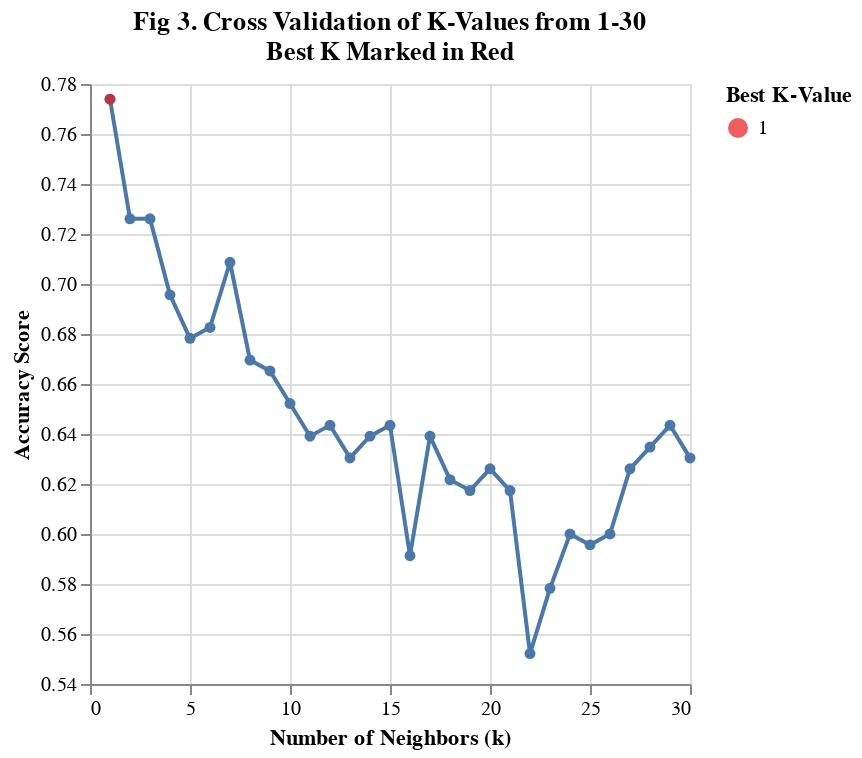

Here is the notebook cell this chart was saved with:
### Code cell
# plot the point with the best k-value
k_point = alt.Chart(cv_results.sort_values(by='rank_test_score').head(1).reset_index()).mark_point(filled = True).encode(
    x = alt.X('param_kneighborsclassifier__n_neighbors'),
    y = alt.Y('mean_test_score'),
    color = alt.Color('param_kneighborsclassifier__n_neighbors:N',title='Best K-Value').scale(scheme="set1")
)

# plot the cross-validation plot of all k values
cross_val_plot= alt.Chart(cv_results).mark_line(point=True).encode(
    x=alt.X("param_kneighborsclassifier__n_neighbors")
        .title('Number of Neighbors (k)'),
    y=alt.Y('mean_test_score')
        .title('Accuracy Score')
        .scale(zero=False)
).properties(title=['Fig 3. Cross Validation of K-Values from 1-30','Best K Marked in Red'])

cross_val_plot + k_point

### Figure 1 — Vega-Lite specification as saved in the notebook (floating-point values rounded to 4 significant figures)
{"config": {"view": {"continuousWidth": 300, "continuousHeight": 300}}, "layer": [{"data": {"name": "data-acdac33637668314ade18deec51f80af"}, "mark": {"type": "line", "point": true}, "encoding": {"x": {"field": "param_kneighborsclassifier__n_neighbors", "title": "Number of Neighbors (k)", "type": "quantitative"}, "y": {"field": "mean_test_score", "scale": {"zero": false}, "title": "Accuracy Score", "type": "quantitative"}}, "title": ["Fig 3. Cross Validation of K-Values from 1-30", "Best K Marked in Red"]}, {"data": {"name": "data-ac2657c9e555f0dd3549e2372c915f4a"}, "mark": {"type": "point", "filled": true}, "encoding": {"color": {"field": "param_kneighborsclassifier__n_neighbors", "scale": {"scheme": "set1"}, "title": "Best K-Value", "type": "nominal"}, "x": {"field": "param_kneighborsclassifier__n_neighbors", "type": "quantitative"}, "y": {"field": "mean_test_score", "type": "quantitative"}}}], "$schema": "https://vega.github.io/schema/vega-lite/v5.20.1.json", "datasets": {"data-acdac33637668314ade18deec51f80af": [{"mean_fit_time": 0.007578, "std_fit_time": 0.005373, "mean_score_time": 0.00532, "std_score_time": 0.0002732, "param_kneighborsclassifier__n_neighbors": 1, "params": {"kneighborsclassifier__n_neighbors": 1}, "split0_test_score": 0.8696, "split1_test_score": 0.8043, "split2_test_score": 0.7391, "split3_test_score": 0.7174, "split4_test_score": 0.7391, "mean_test_score": 0.7739, "std_test_score": 0.05602, "rank_test_score": 1, "split0_train_score": 0.875, "split1_train_score": 0.8913, "split2_train_score": 0.913, "split3_train_score": 0.8967, "split4_train_score": 0.9185, "mean_train_score": 0.8989, "std_train_score": 0.0156}, {"mean_fit_time": 0.004474, "std_fit_time": 6.401e-05, "mean_score_time": 0.00513, "std_score_time": 2.975e-05, "param_kneighborsclassifier__n_neighbors": 2, "params": {"kneighborsclassifier__n_neighbors": 2}, "split0_test_score": 0.7391, "split1_test_score": 0.7609, "split2_test_score": 0.6739, "split3_test_score": 0.7174, "split4_test_score": 0.7391, "mean_test_score": 0.7261, "std_test_score": 0.02949, "rank_test_score": 3, "split0_train_score": 0.7663, "split1_train_score": 0.7989, "split2_train_score": 0.837, "split3_train_score": 0.8207, "split4_train_score": 0.837, "mean_train_score": 0.812, "std_train_score": 0.02676}, {"mean_fit_time": 0.004407, "std_fit_time": 6.148e-05, "mean_score_time": 0.005139, "std_score_time": 1.895e-05, "param_kneighborsclassifier__n_neighbors": 3, "params": {"kneighborsclassifier__n_neighbors": 3}, "split0_test_score": 0.8043, "split1_test_score": 0.7174, "split2_test_score": 0.6957, "split3_test_score": 0.7609, "split4_test_score": 0.6522, "mean_test_score": 0.7261, "std_test_score": 0.05253, "rank_test_score": 2, "split0_train_score": 0.7826, "split1_train_score": 0.8261, "split2_train_score": 0.8533, "split3_train_score": 0.8261, "split4_train_score": 0.8424, "mean_train_score": 0.8261, "std_train_score": 0.02406}, {"mean_fit_time": 0.004411, "std_fit_time": 6.411e-05, "mean_score_time": 0.005141, "std_score_time": 3.428e-05, "param_kneighborsclassifier__n_neighbors": 4, "params": {"kneighborsclassifier__n_neighbors": 4}, "split0_test_score": 0.8043, "split1_test_score": 0.6739, "split2_test_score": 0.587, "split3_test_score": 0.6957, "split4_test_score": 0.7174, "mean_test_score": 0.6957, "std_test_score": 0.07011, "rank_test_score": 5, "split0_train_score": 0.7554, "split1_train_score": 0.7826, "split2_train_score": 0.788, "split3_train_score": 0.7609, "split4_train_score": 0.7826, "mean_train_score": 0.7739, "std_train_score": 0.01313}, {"mean_fit_time": 0.004411, "std_fit_time": 7.328e-05, "mean_score_time": 0.005126, "std_score_time": 1.422e-05, "param_kneighborsclassifier__n_neighbors": 5, "params": {"kneighborsclassifier__n_neighbors": 5}, "split0_test_score": 0.8043, "split1_test_score": 0.6739, "split2_test_score": 0.5652, "split3_test_score": 0.6739, "split4_test_score": 0.6739, "mean_test_score": 0.6783, "std_test_score": 0.07581, "rank_test_score": 7, "split0_train_score": 0.75, "split1_train_score": 0.7772, "split2_train_score": 0.7717, "split3_train_score": 0.75, "split4_train_score": 0.7717, "mean_train_score": 0.7641, "std_train_score": 0.01171}, {"mean_fit_time": 0.005048, "std_fit_time": 0.001129, "mean_score_time": 0.005132, "std_score_time": 1.181e-05, "param_kneighborsclassifier__n_neighbors": 6, "params": {"kneighborsclassifier__n_neighbors": 6}, "split0_test_score": 0.7826, "split1_test_score": 0.6957, "split2_test_score": 0.587, "split3_test_score": 0.6739, "split4_test_score": 0.6739, "mean_test_score": 0.6826, "std_test_score": 0.0624, "rank_test_score": 6, "split0_train_score": 0.7228, "split1_train_score": 0.712, "split2_train_score": 0.788, "split3_train_score": 0.7283, "split4_train_score": 0.7391, "mean_train_score": 0.738, "std_train_score": 0.02649}, {"mean_fit_time": 0.004393, "std_fit_time": 5.758e-05, "mean_score_time": 0.00515, "std_score_time": 8.005e-06, "param_kneighborsclassifier__n_neighbors": 7, "params": {"kneighborsclassifier__n_neighbors": 7}, "split0_test_score": 0.8478, "split1_test_score": 0.7174, "split2_test_score": 0.6087, "split3_test_score": 0.6957, "split4_test_score": 0.6739, "mean_test_score": 0.7087, "std_test_score": 0.0785, "rank_test_score": 4, "split0_train_score": 0.7337, "split1_train_score": 0.7391, "split2_train_score": 0.7826, "split3_train_score": 0.7446, "split4_train_score": 0.7446, "mean_train_score": 0.7489, "std_train_score": 0.01732}, {"mean_fit_time": 0.004401, "std_fit_time": 4.987e-05, "mean_score_time": 0.005159, "std_score_time": 3.104e-05, "param_kneighborsclassifier__n_neighbors": 8, "params": {"kneighborsclassifier__n_neighbors": 8}, "split0_test_score": 0.7609, "split1_test_score": 0.6522, "split2_test_score": 0.587, "split3_test_score": 0.6739, "split4_test_score": 0.6739, "mean_test_score": 0.6696, "std_test_score": 0.05568, "rank_test_score": 8, "split0_train_score": 0.7065, "split1_train_score": 0.712, "split2_train_score": 0.7391, "split3_train_score": 0.7283, "split4_train_score": 0.6957, "mean_train_score": 0.7163, "std_train_score": 0.01552}, {"mean_fit_time": 0.004401, "std_fit_time": 6.017e-05, "mean_score_time": 0.005147, "std_score_time": 1.713e-05, "param_kneighborsclassifier__n_neighbors": 9, "params": {"kneighborsclassifier__n_neighbors": 9}, "split0_test_score": 0.7609, "split1_test_score": 0.6522, "split2_test_score": 0.587, "split3_test_score": 0.6957, "split4_test_score": 0.6304, "mean_test_score": 0.6652, "std_test_score": 0.0593, "rank_test_score": 9, "split0_train_score": 0.7011, "split1_train_score": 0.6848, "split2_train_score": 0.7446, "split3_train_score": 0.7446, "split4_train_score": 0.712, "mean_train_score": 0.7174, "std_train_score": 0.02381}, {"mean_fit_time": 0.004442, "std_fit_time": 9.875e-05, "mean_score_time": 0.005159, "std_score_time": 2.956e-05, "param_kneighborsclassifier__n_neighbors": 10, "params": {"kneighborsclassifier__n_neighbors": 10}, "split0_test_score": 0.7174, "split1_test_score": 0.6739, "split2_test_score": 0.587, "split3_test_score": 0.6739, "split4_test_score": 0.6087, "mean_test_score": 0.6522, "std_test_score": 0.04763, "rank_test_score": 10, "split0_train_score": 0.6848, "split1_train_score": 0.7011, "split2_train_score": 0.7283, "split3_train_score": 0.6902, "split4_train_score": 0.6739, "mean_train_score": 0.6957, "std_train_score": 0.01851}, {"mean_fit_time": 0.004387, "std_fit_time": 7.33e-05, "mean_score_time": 0.005155, "std_score_time": 2.58e-05, "param_kneighborsclassifier__n_neighbors": 11, "params": {"kneighborsclassifier__n_neighbors": 11}, "split0_test_score": 0.6957, "split1_test_score": 0.6739, "split2_test_score": 0.587, "split3_test_score": 0.6304, "split4_test_score": 0.6087, "mean_test_score": 0.6391, "std_test_score": 0.04032, "rank_test_score": 14, "split0_train_score": 0.6685, "split1_train_score": 0.6793, "split2_train_score": 0.712, "split3_train_score": 0.7011, "split4_train_score": 0.6957, "mean_train_score": 0.6913, "std_train_score": 0.01552}, {"mean_fit_time": 0.004376, "std_fit_time": 6.001e-05, "mean_score_time": 0.005166, "std_score_time": 2.578e-05, "param_kneighborsclassifier__n_neighbors": 12, "params": {"kneighborsclassifier__n_neighbors": 12}, "split0_test_score": 0.7174, "split1_test_score": 0.6739, "split2_test_score": 0.5652, "split3_test_score": 0.6304, "split4_test_score": 0.6304, "mean_test_score": 0.6435, "std_test_score": 0.0507, "rank_test_score": 11, "split0_train_score": 0.663, "split1_train_score": 0.6467, "split2_train_score": 0.7065, "split3_train_score": 0.712, "split4_train_score": 0.7174, "mean_train_score": 0.6891, "std_train_score": 0.02863}, {"mean_fit_time": 0.004348, "std_fit_time": 1.758e-05, "mean_score_time": 0.009062, "std_score_time": 0.007839, "param_kneighborsclassifier__n_neighbors": 13, "params": {"kneighborsclassifier__n_neighbors": 13}, "split0_test_score": 0.7174, "split1_test_score": 0.6304, "split2_test_score": 0.5435, "split3_test_score": 0.6304, "split4_test_score": 0.6304, "mean_test_score": 0.6304, "std_test_score": 0.055, "rank_test_score": 18, "split0_train_score": 0.6685, "split1_train_score": 0.6359, "split2_train_score": 0.6685, "split3_train_score": 0.712, "split4_train_score": 0.7283, "mean_train_score": 0.6826, "std_train_score": 0.03325}, {"mean_fit_time": 0.004445, "std_fit_time": 0.0001026, "mean_score_time": 0.005236, "std_score_time": 0.0001334, "param_kneighborsclassifier__n_neighbors": 14, "params": {"kneighborsclassifier__n_neighbors": 14}, "split0_test_score": 0.6957, "split1_test_score": 0.6957, "split2_test_score": 0.5435, "split3_test_score": 0.6304, "split4_test_score": 0.6304, "mean_test_score": 0.6391, "std_test_score": 0.05602, "rank_test_score": 14, "split0_train_score": 0.6141, "split1_train_score": 0.6685, "split2_train_score": 0.663, "split3_train_score": 0.7011, "split4_train_score": 0.712, "mean_train_score": 0.6717, "std_train_score": 0.0343}, {"mean_fit_time": 0.00439, "std_fit_time": 5.493e-05, "mean_score_time": 0.005194, "std_score_time": 3.297e-05, "param_kneighborsclassifier__n_neighbors": 15, "params": {"kneighborsclassifier__n_neighbors": 15}, "split0_test_score": 0.6739, "split1_test_score": 0.6957, "split2_test_score": 0.5435, "split3_test_score": 0.6522, "split4_test_score": 0.6522, "mean_test_score": 0.6435, "std_test_score": 0.05253, "rank_test_score": 11, "split0_train_score": 0.6359, "split1_train_score": 0.663, "split2_train_score": 0.6793, "split3_train_score": 0.6793, "split4_train_score": 0.6902, "mean_train_score": 0.6696, "std_train_score": 0.01895}, {"mean_fit_time": 0.004401, "std_fit_time": 7.085e-05, "mean_score_time": 0.005589, "std_score_time": 0.0007923, "param_kneighborsclassifier__n_neighbors": 16, "params": {"kneighborsclassifier__n_neighbors": 16}, "split0_test_score": 0.5652, "split1_test_score": 0.6739, "split2_test_score": 0.5217, "split3_test_score": 0.6087, "split4_test_score": 0.587, "mean_test_score": 0.5913, "std_test_score": 0.05033, "rank_test_score": 28, "split0_train_score": 0.6359, "split1_train_score": 0.6413, "split2_train_score": 0.6467, "split3_train_score": 0.7011, "split4_train_score": 0.6522, "mean_train_score": 0.6554, "std_train_score": 0.02346}, {"mean_fit_time": 0.004401, "std_fit_time": 5.271e-05, "mean_score_time": 0.005215, "std_score_time": 4.9e-05, "param_kneighborsclassifier__n_neighbors": 17, "params": {"kneighborsclassifier__n_neighbors": 17}, "split0_test_score": 0.6957, "split1_test_score": 0.6957, "split2_test_score": 0.587, "split3_test_score": 0.6087, "split4_test_score": 0.6087, "mean_test_score": 0.6391, "std_test_score": 0.04683, "rank_test_score": 14, "split0_train_score": 0.6522, "split1_train_score": 0.6685, "split2_train_score": 0.6685, "split3_train_score": 0.7011, "split4_train_score": 0.7011, "mean_train_score": 0.6783, "std_train_score": 0.01957}, {"mean_fit_time": 0.004388, "std_fit_time": 6.37e-05, "mean_score_time": 0.005189, "std_score_time": 2.539e-05, "param_kneighborsclassifier__n_neighbors": 18, "params": {"kneighborsclassifier__n_neighbors": 18}, "split0_test_score": 0.6522, "split1_test_score": 0.6739, "split2_test_score": 0.5652, "split3_test_score": 0.587, "split4_test_score": 0.6304, "mean_test_score": 0.6217, "std_test_score": 0.04032, "rank_test_score": 22, "split0_train_score": 0.6522, "split1_train_score": 0.6467, "split2_train_score": 0.6793, "split3_train_score": 0.6685, "split4_train_score": 0.663, "mean_train_score": 0.662, "std_train_score": 0.01161}, {"mean_fit_time": 0.004397, "std_fit_time": 6.779e-05, "mean_score_time": 0.00534, "std_score_time": 0.0002439, "param_kneighborsclassifier__n_neighbors": 19, "params": {"kneighborsclassifier__n_neighbors": 19}, "split0_test_score": 0.6522, "split1_test_score": 0.587, "split2_test_score": 0.5652, "split3_test_score": 0.6304, "split4_test_score": 0.6522, "mean_test_score": 0.6174, "std_test_score": 0.03532, "rank_test_score": 23, "split0_train_score": 0.6304, "split1_train_score": 0.625, "split2_train_score": 0.6848, "split3_train_score": 0.6467, "split4_train_score": 0.6902, "mean_train_score": 0.6554, "std_train_score": 0.0272}, {"mean_fit_time": 0.004425, "std_fit_time": 6.856e-05, "mean_score_time": 0.005212, "std_score_time": 1.154e-05, "param_kneighborsclassifier__n_neighbors": 20, "params": {"kneighborsclassifier__n_neighbors": 20}, "split0_test_score": 0.6522, "split1_test_score": 0.6087, "split2_test_score": 0.6087, "split3_test_score": 0.6304, "split4_test_score": 0.6304, "mean_test_score": 0.6261, "std_test_score": 0.01627, "rank_test_score": 21, "split0_train_score": 0.6467, "split1_train_score": 0.6359, "split2_train_score": 0.6848, "split3_train_score": 0.6522, "split4_train_score": 0.6467, "mean_train_score": 0.6533, "std_train_score": 0.01663}, {"mean_fit_time": 0.004393, "std_fit_time": 6.498e-05, "mean_score_time": 0.005223, "std_score_time": 2.251e-05, "param_kneighborsclassifier__n_neighbors": 21, "params": {"kneighborsclassifier__n_neighbors": 21}, "split0_test_score": 0.6304, "split1_test_score": 0.6087, "split2_test_score": 0.587, "split3_test_score": 0.6522, "split4_test_score": 0.6087, "mean_test_score": 0.6174, "std_test_score": 0.02217, "rank_test_score": 23, "split0_train_score": 0.6033, "split1_train_score": 0.6413, "split2_train_score": 0.6685, "split3_train_score": 0.6685, "split4_train_score": 0.6576, "mean_train_score": 0.6478, "std_train_score": 0.0244}, {"mean_fit_time": 0.004381, "std_fit_time": 6.963e-05, "mean_score_time": 0.005222, "std_score_time": 2.025e-05, "param_kneighborsclassifier__n_neighbors": 22, "params": {"kneighborsclassifier__n_neighbors": 22}, "split0_test_score": 0.6304, "split1_test_score": 0.4565, "split2_test_score": 0.5217, "split3_test_score": 0.5435, "split4_test_score": 0.6087, "mean_test_score": 0.5522, "std_test_score": 0.0624, "rank_test_score": 30, "split0_train_score": 0.587, "split1_train_score": 0.6304, "split2_train_score": 0.6467, "split3_train_score": 0.6522, "split4_train_score": 0.6793, "mean_train_score": 0.6391, "std_train_score": 0.03047}, {"mean_fit_time": 0.004392, "std_fit_time": 6.764e-05, "mean_score_time": 0.00524, "std_score_time": 3.167e-05, "param_kneighborsclassifier__n_neighbors": 23, "params": {"kneighborsclassifier__n_neighbors": 23}, "split0_test_score": 0.6304, "split1_test_score": 0.5, "split2_test_score": 0.5217, "split3_test_score": 0.587, "split4_test_score": 0.6522, "mean_test_score": 0.5783, "std_test_score": 0.0593, "rank_test_score": 29, "split0_train_score": 0.587, "split1_train_score": 0.6413, "split2_train_score": 0.6196, "split3_train_score": 0.6522, "split4_train_score": 0.663, "mean_train_score": 0.6326, "std_train_score": 0.02698}, {"mean_fit_time": 0.004393, "std_fit_time": 5.147e-05, "mean_score_time": 0.005229, "std_score_time": 2.181e-05, "param_kneighborsclassifier__n_neighbors": 24, "params": {"kneighborsclassifier__n_neighbors": 24}, "split0_test_score": 0.6739, "split1_test_score": 0.5217, "split2_test_score": 0.5217, "split3_test_score": 0.6522, "split4_test_score": 0.6304, "mean_test_score": 0.6, "std_test_score": 0.06536, "rank_test_score": 25, "split0_train_score": 0.6413, "split1_train_score": 0.6467, "split2_train_score": 0.6304, "split3_train_score": 0.6522, "split4_train_score": 0.6413, "mean_train_score": 0.6424, "std_train_score": 0.00721}, {"mean_fit_time": 0.004372, "std_fit_time": 5.157e-05, "mean_score_time": 0.00524, "std_score_time": 2.217e-05, "param_kneighborsclassifier__n_neighbors": 25, "params": {"kneighborsclassifier__n_neighbors": 25}, "split0_test_score": 0.6739, "split1_test_score": 0.4348, "split2_test_score": 0.5652, "split3_test_score": 0.6522, "split4_test_score": 0.6522, "mean_test_score": 0.5957, "std_test_score": 0.08868, "rank_test_score": 27, "split0_train_score": 0.6467, "split1_train_score": 0.6196, "split2_train_score": 0.6141, "split3_train_score": 0.6467, "split4_train_score": 0.6304, "mean_train_score": 0.6315, "std_train_score": 0.01349}, {"mean_fit_time": 0.00469, "std_fit_time": 0.0004585, "mean_score_time": 0.005426, "std_score_time": 0.0001357, "param_kneighborsclassifier__n_neighbors": 26, "params": {"kneighborsclassifier__n_neighbors": 26}, "split0_test_score": 0.6739, "split1_test_score": 0.4565, "split2_test_score": 0.6087, "split3_test_score": 0.6087, "split4_test_score": 0.6522, "mean_test_score": 0.6, "std_test_score": 0.07606, "rank_test_score": 26, "split0_train_score": 0.6413, "split1_train_score": 0.5815, "split2_train_score": 0.587, "split3_train_score": 0.6522, "split4_train_score": 0.6359, "mean_train_score": 0.6196, "std_train_score": 0.02937}, {"mean_fit_time": 0.004485, "std_fit_time": 7.193e-05, "mean_score_time": 0.005412, "std_score_time": 4.778e-05, "param_kneighborsclassifier__n_neighbors": 27, "params": {"kneighborsclassifier__n_neighbors": 27}, "split0_test_score": 0.6957, "split1_test_score": 0.5217, "split2_test_score": 0.6304, "split3_test_score": 0.6304, "split4_test_score": 0.6522, "mean_test_score": 0.6261, "std_test_score": 0.05735, "rank_test_score": 20, "split0_train_score": 0.6196, "split1_train_score": 0.5761, "split2_train_score": 0.5978, "split3_train_score": 0.6739, "split4_train_score": 0.6304, "mean_train_score": 0.6196, "std_train_score": 0.03297}, {"mean_fit_time": 0.004481, "std_fit_time": 5.622e-05, "mean_score_time": 0.005358, "std_score_time": 2.688e-05, "param_kneighborsclassifier__n_neighbors": 28, "params": {"kneighborsclassifier__n_neighbors": 28}, "split0_test_score": 0.6739, "split1_test_score": 0.6304, "split2_test_score": 0.6304, "split3_test_score": 0.6304, "split4_test_score": 0.6087, "mean_test_score": 0.6348, "std_test_score": 0.0213, "rank_test_score": 17, "split0_train_score": 0.6141, "split1_train_score": 0.625, "split2_train_score": 0.6087, "split3_train_score": 0.6413, "split4_train_score": 0.6413, "mean_train_score": 0.6261, "std_train_score": 0.01349}, {"mean_fit_time": 0.004487, "std_fit_time": 7.049e-05, "mean_score_time": 0.005381, "std_score_time": 1.47e-05, "param_kneighborsclassifier__n_neighbors": 29, "params": {"kneighborsclassifier__n_neighbors": 29}, "split0_test_score": 0.7391, "split1_test_score": 0.6304, "split2_test_score": 0.5652, "split3_test_score": 0.6087, "split4_test_score": 0.6739, "mean_test_score": 0.6435, "std_test_score": 0.0593, "rank_test_score": 13, "split0_train_score": 0.6522, "split1_train_score": 0.6739, "split2_train_score": 0.6467, "split3_train_score": 0.6413, "split4_train_score": 0.625, "mean_train_score": 0.6478, "std_train_score": 0.0159}, {"mean_fit_time": 0.004633, "std_fit_time": 0.0002814, "mean_score_time": 0.005426, "std_score_time": 0.0001137, "param_kneighborsclassifier__n_neighbors": 30, "params": {"kneighborsclassifier__n_neighbors": 30}, "split0_test_score": 0.7174, "split1_test_score": 0.6522, "split2_test_score": 0.5435, "split3_test_score": 0.6087, "split4_test_score": 0.6304, "mean_test_score": 0.6304, "std_test_score": 0.05669, "rank_test_score": 19, "split0_train_score": 0.6522, "split1_train_score": 0.6902, "split2_train_score": 0.6467, "split3_train_score": 0.6359, "split4_train_score": 0.6413, "mean_train_score": 0.6533, "std_train_score": 0.01926}], "data-ac2657c9e555f0dd3549e2372c915f4a": [{"index": 0, "mean_fit_time": 0.007578, "std_fit_time": 0.005373, "mean_score_time": 0.00532, "std_score_time": 0.0002732, "param_kneighborsclassifier__n_neighbors": 1, "params": {"kneighborsclassifier__n_neighbors": 1}, "split0_test_score": 0.8696, "split1_test_score": 0.8043, "split2_test_score": 0.7391, "split3_test_score": 0.7174, "split4_test_score": 0.7391, "mean_test_score": 0.7739, "std_test_score": 0.05602, "rank_test_score": 1, "split0_train_score": 0.875, "split1_train_score": 0.8913, "split2_train_score": 0.913, "split3_train_score": 0.8967, "split4_train_score": 0.9185, "mean_train_score": 0.8989, "std_train_score": 0.0156}]}}
